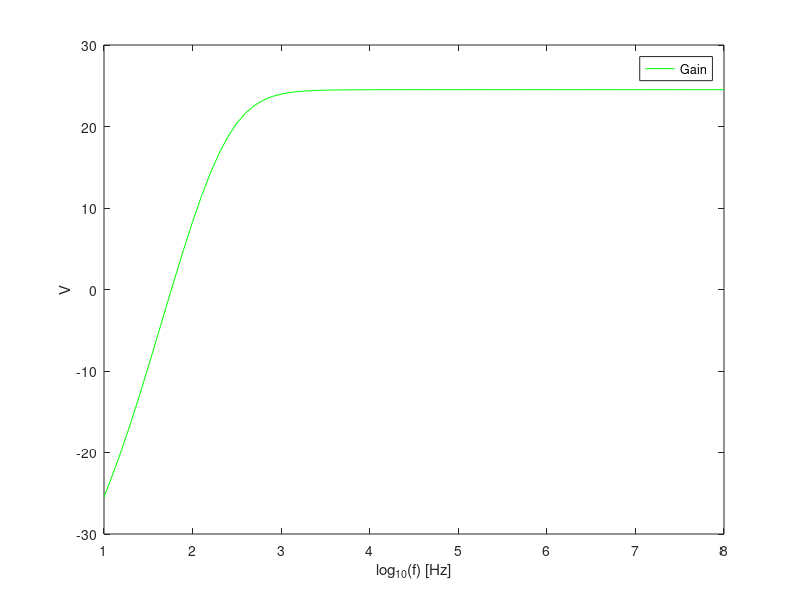

This chart was generated by the following MATLAB code:
%gain stage

VT=25e-3
BFN=178.7
VAFN=69.7
RE1=137
RC1=500
RB1=100000
RB2=10000
VBEON=0.7
VCC=12
RS=100
c1 = 15e-6;
c2 = 83e-6;
c3 = 30e-6;


RB=1/(1/RB1+1/RB2);
VEQ=RB2/(RB1+RB2)*VCC;
IB1=(VEQ-VBEON)/(RB+(1+BFN)*RE1);
IC1=BFN*IB1;
IE1=(1+BFN)*IB1;
VE1=RE1*IE1;
VO1=VCC-RC1*IC1;
VCE=VO1-VE1;


gm1=IC1/VT;
rpi1=BFN/gm1;
ro1=VAFN/IC1;

RSB=RB*RS/(RB+RS);

AV1 = RSB/RS * RC1*(RE1-gm1*rpi1*ro1)/((ro1+RC1+RE1)*(RSB+rpi1+RE1)+gm1*RE1*ro1*rpi1 - RE1^2);
AV1_DB = 20*log10(abs(AV1));
AV1simple = RB/(RB+RS) * gm1*RC1/(1+gm1*RE1);
AV1simple_DB = 20*log10(abs(AV1simple));

RE1=0;
AV1 = RSB/RS * RC1*(RE1-gm1*rpi1*ro1)/((ro1+RC1+RE1)*(RSB+rpi1+RE1)+gm1*RE1*ro1*rpi1 - RE1^2);
AV1_DB = 20*log10(abs(AV1));
AV1simple =  - RSB/RS * gm1*RC1/(1+gm1*RE1);
AV1simple_DB = 20*log10(abs(AV1simple));

RE1=137
ZI1 = 1/(1/RB+1/(((ro1+RC1+RE1)*(rpi1+RE1)+gm1*RE1*ro1*rpi1 - RE1^2)/(ro1+RC1+RE1)));

ZX = ro1*(1/RE1+1/(rpi1+RSB)+1/ro1+gm1*rpi1/(rpi1+RSB))/(1/RE1+1/(rpi1+RSB));
ZO1 = 1/(1/ZX+1/RC1);

RE1=0
ZI1 = 1/(1/RB+1/(((ro1+RC1+RE1)*(rpi1+RE1)+gm1*RE1*ro1*rpi1 - RE1^2)/(ro1+RC1+RE1)));
ZO1 = 1/(1/ro1+1/RC1);


tab=fopen("gain.tex","w");

fprintf(tab, "Gain & %fdB \\\\ \\hline \n", AV1simple_DB);
fprintf(tab, "Input Impedance & %f \\\\ \\hline \n", ZI1);
fprintf(tab, "Output Impedance & %f \\\\ \\hline \n", ZO1);

fclose(tab);


%ouput stage
BFP = 227.3
VAFP = 37.2
RE2 = 100
VEBON = 0.7
VI2 = VO1
IE2 = (VCC-VEBON-VI2)/RE2
IC2 = BFP/(BFP+1)*IE2
VO2 = VCC - RE2*IE2

gm2 = IC2/VT
go2 = IC2/VAFP
gpi2 = gm2/BFP
ge2 = 1/RE2

AV2 = gm2/(gm2+gpi2+go2+ge2)
ZI2 = (gm2+gpi2+go2+ge2)/gpi2/(gpi2+go2+ge2)
ZO2 = 1/(gm2+gpi2+go2+ge2)

tab=fopen("output.tex","w");
fprintf(tab, "Gain & %f \\\\ \\hline \n", AV2);
fprintf(tab, "Input Impedance & %f \\\\ \\hline \n", ZI2);
fprintf(tab, "Output Impedance & %f \\\\ \\hline \n", ZO2);

fclose(tab);

%total
gB = 1/(1/gpi2+ZO1);
AV = (gB+gm2/gpi2*gB)/(gB+ge2+go2+gm2/gpi2*gB)*AV1;
AV_DB = 20*log10(abs(AV));
ZI=ZI1;
ZO=1/(go2+gm2/gpi2*gB+ge2+gB);

tab=fopen("total.tex","w");

fprintf(tab, "Gain & %f \\\\ \\hline \n", AV_DB);
fprintf(tab, "Input Impedance & %f \\\\ \\hline \n", ZI);
fprintf(tab, "Output Impedance & %f \\\\ \\hline \n", ZO);

fclose(tab);
RE1=137;
vin=0.01;
Rpi2 = 1/ gpi2;
Ro2 = 1 / go2;
Load=8;
gain=[];
gain_DB=[];
i=1;

for t=1:0.1:8
	w=2*pi*power(10,t);
	Zc1 = 1 ./(j*w*c1);
	Zc2 = 1 ./(j*w*c2);
	Zc3 = 1 ./(j*w*c3);
	ZRe_C1=1/(1/RE1+1/Zc2);
	%ZRe2_Ro2=1/(1/Ro2+1/RE2);
	Zeq=1/(1/RE2+1/(Load+Zc3));
	
	A=[RS+Zc1+RB,-RB,0,0,0,0,0;
	-RB,RB+rpi1+ZRe_C1,0,-ZRe_C1,0,0,0;
	0,rpi1*gm1,1,0,0,0,0;
	0,-ZRe_C1,-ro1,ZRe_C1+ro1+RC1,-RC1,0,0;
	0,0,0,-RC1,Rpi2+RC1+Zeq,0,-Zeq;
	0,0,0,0,Rpi2*gm2,1,0;
	0,0,0,0,-Zeq,-Ro2,Zeq+Ro2;
	];

	B=[vin;0;0;0;0;0;0];
	
	X=A\B;
	Vout=(X(7)-X(5))*Zeq;
	
	gain(i)=Vout*Load/(Load+Zc3)/vin;
	gain_DB(i)=20*log10(abs(gain(i)));
	i=i+1;
endfor

gain_DB
t=1:0.1:8;
theo = figure();
plot (t, gain_DB, "g");
legend("Gain");
xlabel ("log_{10}(f) [Hz]");
ylabel ("V");
print (theo, "theo.eps", "-depsc");
